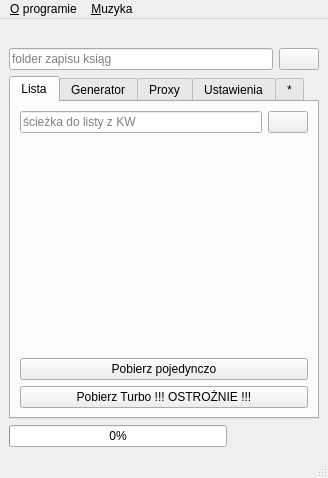
<?xml version="1.0" encoding="UTF-8"?>
<ui version="4.0">
 <class>MainWindow</class>
 <widget class="QMainWindow" name="MainWindow">
  <property name="enabled">
   <bool>true</bool>
  </property>
  <property name="geometry">
   <rect>
    <x>0</x>
    <y>0</y>
    <width>328</width>
    <height>478</height>
   </rect>
  </property>
  <property name="minimumSize">
   <size>
    <width>328</width>
    <height>478</height>
   </size>
  </property>
  <property name="maximumSize">
   <size>
    <width>16777215</width>
    <height>16777215</height>
   </size>
  </property>
  <property name="windowTitle">
   <string>eKW pobieraczek 1.1</string>
  </property>
  <property name="windowIcon">
   <iconset>
    <normaloff>ico/eKW.jpg</normaloff>ico/eKW.jpg</iconset>
  </property>
  <property name="styleSheet">
   <string notr="true"/>
  </property>
  <widget class="QWidget" name="centralwidget">
   <layout class="QVBoxLayout" name="verticalLayout_8">
    <item>
     <widget class="QLabel" name="lblBanner">
      <property name="text">
       <string>&lt;html&gt;&lt;head/&gt;&lt;body&gt;&lt;p align=&quot;center&quot;&gt;&lt;img src=&quot;:/baner/res/baner_310x60.jpg&quot;/&gt;&lt;/p&gt;&lt;/body&gt;&lt;/html&gt;</string>
      </property>
     </widget>
    </item>
    <item>
     <layout class="QHBoxLayout" name="horizontalLayout_2">
      <item>
       <widget class="QLineEdit" name="lineSave">
        <property name="toolTip">
         <string>&lt;html&gt;&lt;head/&gt;&lt;body&gt;&lt;p&gt;folder zapisu ksiąg&lt;/p&gt;&lt;/body&gt;&lt;/html&gt;</string>
        </property>
        <property name="placeholderText">
         <string>folder zapisu ksiąg</string>
        </property>
       </widget>
      </item>
      <item>
       <widget class="QPushButton" name="btnSave">
        <property name="toolTip">
         <string>&lt;html&gt;&lt;head/&gt;&lt;body&gt;&lt;p&gt;Wybór folderu do zapisu pobieranych ksiąg wieczystych&lt;/p&gt;&lt;/body&gt;&lt;/html&gt;</string>
        </property>
        <property name="text">
         <string/>
        </property>
       </widget>
      </item>
     </layout>
    </item>
    <item>
     <widget class="QTabWidget" name="tabWidget">
      <property name="styleSheet">
       <string notr="true"/>
      </property>
      <property name="tabPosition">
       <enum>QTabWidget::North</enum>
      </property>
      <property name="tabShape">
       <enum>QTabWidget::Rounded</enum>
      </property>
      <property name="currentIndex">
       <number>0</number>
      </property>
      <widget class="QWidget" name="tab_Lister">
       <attribute name="title">
        <string>Lista</string>
       </attribute>
       <layout class="QVBoxLayout" name="verticalLayout_10">
        <item>
         <layout class="QHBoxLayout" name="horizontalLayout">
          <item>
           <widget class="QLineEdit" name="lineList">
            <property name="toolTip">
             <string>&lt;html&gt;&lt;head/&gt;&lt;body&gt;&lt;p&gt;ścieżka do listy z KW&lt;/p&gt;&lt;/body&gt;&lt;/html&gt;</string>
            </property>
            <property name="placeholderText">
             <string>ścieżka do listy z KW</string>
            </property>
           </widget>
          </item>
          <item>
           <widget class="QPushButton" name="btnList">
            <property name="toolTip">
             <string>&lt;html&gt;&lt;head/&gt;&lt;body&gt;&lt;p&gt;Ścieżka do pliku tekstowego z listą oznaczeń ksiąg wieczystych.&lt;/p&gt;&lt;/body&gt;&lt;/html&gt;</string>
            </property>
            <property name="text">
             <string/>
            </property>
           </widget>
          </item>
         </layout>
        </item>
        <item>
         <spacer name="verticalSpacer">
          <property name="orientation">
           <enum>Qt::Vertical</enum>
          </property>
          <property name="sizeHint" stdset="0">
           <size>
            <width>20</width>
            <height>40</height>
           </size>
          </property>
         </spacer>
        </item>
        <item>
         <widget class="QPushButton" name="btnRun">
          <property name="sizePolicy">
           <sizepolicy hsizetype="Preferred" vsizetype="Preferred">
            <horstretch>0</horstretch>
            <verstretch>0</verstretch>
           </sizepolicy>
          </property>
          <property name="toolTip">
           <string>&lt;html&gt;&lt;head/&gt;&lt;body&gt;&lt;p&gt;Rozpocznij pobieranie ksiąg z listy z pliku txt.&lt;/p&gt;&lt;/body&gt;&lt;/html&gt;</string>
          </property>
          <property name="text">
           <string>Pobierz pojedynczo</string>
          </property>
          <property name="iconSize">
           <size>
            <width>24</width>
            <height>24</height>
           </size>
          </property>
          <property name="flat">
           <bool>false</bool>
          </property>
         </widget>
        </item>
        <item>
         <widget class="QPushButton" name="btnTurbo">
          <property name="sizePolicy">
           <sizepolicy hsizetype="Preferred" vsizetype="Preferred">
            <horstretch>0</horstretch>
            <verstretch>0</verstretch>
           </sizepolicy>
          </property>
          <property name="text">
           <string>Pobierz Turbo !!! OSTROŻNIE !!!</string>
          </property>
          <property name="iconSize">
           <size>
            <width>24</width>
            <height>24</height>
           </size>
          </property>
          <property name="flat">
           <bool>false</bool>
          </property>
         </widget>
        </item>
       </layout>
      </widget>
      <widget class="QWidget" name="tab_Generator">
       <attribute name="title">
        <string>Generator</string>
       </attribute>
       <layout class="QVBoxLayout" name="verticalLayout_11">
        <item>
         <layout class="QVBoxLayout" name="verticalLayout_4">
          <item>
           <widget class="QLineEdit" name="lineSign">
            <property name="toolTip">
             <string>&lt;html&gt;&lt;head/&gt;&lt;body&gt;&lt;p&gt;Kod sądu np. BB1B&lt;/p&gt;&lt;/body&gt;&lt;/html&gt;</string>
            </property>
            <property name="maxLength">
             <number>4</number>
            </property>
            <property name="placeholderText">
             <string>Kod sądu np. BB1B</string>
            </property>
           </widget>
          </item>
          <item>
           <widget class="QLineEdit" name="lineFloor">
            <property name="toolTip">
             <string>&lt;html&gt;&lt;head/&gt;&lt;body&gt;&lt;p&gt;numer początkowy np. 1&lt;/p&gt;&lt;/body&gt;&lt;/html&gt;</string>
            </property>
            <property name="text">
             <string/>
            </property>
            <property name="maxLength">
             <number>8</number>
            </property>
            <property name="placeholderText">
             <string>numer początkowy np. 1</string>
            </property>
           </widget>
          </item>
          <item>
           <widget class="QLineEdit" name="lineRoof">
            <property name="toolTip">
             <string>&lt;html&gt;&lt;head/&gt;&lt;body&gt;&lt;p&gt;numer końcowy np. 99999999&lt;/p&gt;&lt;/body&gt;&lt;/html&gt;</string>
            </property>
            <property name="text">
             <string/>
            </property>
            <property name="maxLength">
             <number>8</number>
            </property>
            <property name="frame">
             <bool>true</bool>
            </property>
            <property name="placeholderText">
             <string>numer końcowy np. 99999999</string>
            </property>
           </widget>
          </item>
         </layout>
        </item>
        <item>
         <widget class="Line" name="line_2">
          <property name="orientation">
           <enum>Qt::Horizontal</enum>
          </property>
         </widget>
        </item>
        <item>
         <widget class="QCheckBox" name="chParams">
          <property name="text">
           <string>Parametry</string>
          </property>
         </widget>
        </item>
        <item>
         <layout class="QHBoxLayout" name="horizontalLayout_5">
          <property name="topMargin">
           <number>0</number>
          </property>
          <item>
           <widget class="QLineEdit" name="lineLast">
            <property name="enabled">
             <bool>false</bool>
            </property>
            <property name="maxLength">
             <number>1</number>
            </property>
            <property name="placeholderText">
             <string>Ostatnia cyfra numeru</string>
            </property>
           </widget>
          </item>
          <item>
           <widget class="QLineEdit" name="lineControl">
            <property name="enabled">
             <bool>false</bool>
            </property>
            <property name="maxLength">
             <number>1</number>
            </property>
            <property name="placeholderText">
             <string>Cyfra kontrolna</string>
            </property>
           </widget>
          </item>
         </layout>
        </item>
        <item>
         <spacer name="verticalSpacer_2">
          <property name="orientation">
           <enum>Qt::Vertical</enum>
          </property>
          <property name="sizeHint" stdset="0">
           <size>
            <width>20</width>
            <height>40</height>
           </size>
          </property>
         </spacer>
        </item>
        <item>
         <widget class="QPushButton" name="btnGen">
          <property name="sizePolicy">
           <sizepolicy hsizetype="Expanding" vsizetype="Fixed">
            <horstretch>0</horstretch>
            <verstretch>0</verstretch>
           </sizepolicy>
          </property>
          <property name="font">
           <font>
            <bold>false</bold>
           </font>
          </property>
          <property name="toolTip">
           <string>&lt;html&gt;&lt;head/&gt;&lt;body&gt;&lt;p&gt;Generuj listę z potencjalnymi numerami ksiąg wieczystych z danego zakresu i zapisz do pliku txt.&lt;/p&gt;&lt;/body&gt;&lt;/html&gt;</string>
          </property>
          <property name="text">
           <string>Generuj listę</string>
          </property>
         </widget>
        </item>
        <item>
         <layout class="QHBoxLayout" name="horizontalLayout_9">
          <property name="topMargin">
           <number>0</number>
          </property>
          <item>
           <widget class="QPushButton" name="btnGenSave">
            <property name="sizePolicy">
             <sizepolicy hsizetype="Expanding" vsizetype="Preferred">
              <horstretch>0</horstretch>
              <verstretch>0</verstretch>
             </sizepolicy>
            </property>
            <property name="font">
             <font>
              <bold>false</bold>
             </font>
            </property>
            <property name="toolTip">
             <string>&lt;html&gt;&lt;head/&gt;&lt;body&gt;&lt;p&gt;Rozpocznij pobieranie ksiąg z wskazanego zakresu.&lt;/p&gt;&lt;/body&gt;&lt;/html&gt;</string>
            </property>
            <property name="text">
             <string>Pobierz z zakresu</string>
            </property>
           </widget>
          </item>
          <item>
           <widget class="QPushButton" name="btnGenSaveTurbo">
            <property name="sizePolicy">
             <sizepolicy hsizetype="Expanding" vsizetype="Preferred">
              <horstretch>0</horstretch>
              <verstretch>0</verstretch>
             </sizepolicy>
            </property>
            <property name="font">
             <font>
              <bold>false</bold>
             </font>
            </property>
            <property name="text">
             <string>Turbo
Pobierz z zakresu</string>
            </property>
           </widget>
          </item>
         </layout>
        </item>
       </layout>
      </widget>
      <widget class="QWidget" name="tab_Proxy">
       <attribute name="title">
        <string>Proxy</string>
       </attribute>
       <layout class="QVBoxLayout" name="verticalLayout">
        <item>
         <widget class="QCheckBox" name="chProxy">
          <property name="text">
           <string>proxy</string>
          </property>
         </widget>
        </item>
        <item>
         <widget class="QLabel" name="label_5">
          <property name="text">
           <string>&lt;html&gt;&lt;head/&gt;&lt;body&gt;&lt;p&gt;PROXY IP:&lt;/p&gt;&lt;/body&gt;&lt;/html&gt;</string>
          </property>
         </widget>
        </item>
        <item>
         <widget class="QLineEdit" name="lineProxy">
          <property name="enabled">
           <bool>false</bool>
          </property>
          <property name="placeholderText">
           <string>149.215.113.110:70</string>
          </property>
         </widget>
        </item>
        <item>
         <spacer name="verticalSpacer_3">
          <property name="orientation">
           <enum>Qt::Vertical</enum>
          </property>
          <property name="sizeHint" stdset="0">
           <size>
            <width>20</width>
            <height>40</height>
           </size>
          </property>
         </spacer>
        </item>
       </layout>
      </widget>
      <widget class="QWidget" name="tab_Settings">
       <attribute name="title">
        <string>Ustawienia</string>
       </attribute>
       <layout class="QVBoxLayout" name="verticalLayout_6">
        <item>
         <widget class="QScrollArea" name="scrollArea">
          <property name="minimumSize">
           <size>
            <width>0</width>
            <height>215</height>
           </size>
          </property>
          <property name="widgetResizable">
           <bool>true</bool>
          </property>
          <widget class="QWidget" name="scrollAreaWidgetContents">
           <property name="geometry">
            <rect>
             <x>0</x>
             <y>-333</y>
             <width>267</width>
             <height>620</height>
            </rect>
           </property>
           <property name="minimumSize">
            <size>
             <width>0</width>
             <height>620</height>
            </size>
           </property>
           <layout class="QVBoxLayout" name="verticalLayout_12">
            <item>
             <widget class="QLabel" name="label">
              <property name="font">
               <font>
                <bold>true</bold>
               </font>
              </property>
              <property name="text">
               <string>Liczba operacji w tym samym czasie</string>
              </property>
             </widget>
            </item>
            <item>
             <layout class="QHBoxLayout" name="horizontalLayout_3">
              <item>
               <widget class="QSlider" name="horizontalSlider">
                <property name="minimum">
                 <number>2</number>
                </property>
                <property name="maximum">
                 <number>25</number>
                </property>
                <property name="singleStep">
                 <number>1</number>
                </property>
                <property name="pageStep">
                 <number>5</number>
                </property>
                <property name="sliderPosition">
                 <number>5</number>
                </property>
                <property name="orientation">
                 <enum>Qt::Horizontal</enum>
                </property>
                <property name="invertedAppearance">
                 <bool>false</bool>
                </property>
                <property name="invertedControls">
                 <bool>false</bool>
                </property>
                <property name="tickPosition">
                 <enum>QSlider::TicksAbove</enum>
                </property>
                <property name="tickInterval">
                 <number>5</number>
                </property>
               </widget>
              </item>
              <item>
               <widget class="QSpinBox" name="spN">
                <property name="minimum">
                 <number>2</number>
                </property>
                <property name="maximum">
                 <number>25</number>
                </property>
                <property name="value">
                 <number>5</number>
                </property>
               </widget>
              </item>
             </layout>
            </item>
            <item>
             <widget class="QLabel" name="label_3">
              <property name="font">
               <font>
                <bold>true</bold>
               </font>
              </property>
              <property name="text">
               <string>Formaty pobieranych plików</string>
              </property>
             </widget>
            </item>
            <item>
             <layout class="QVBoxLayout" name="verticalLayout_9">
              <item>
               <widget class="QCheckBox" name="chPDF">
                <property name="minimumSize">
                 <size>
                  <width>0</width>
                  <height>22</height>
                 </size>
                </property>
                <property name="text">
                 <string>PDF (nie dla firefox)</string>
                </property>
               </widget>
              </item>
              <item>
               <widget class="QCheckBox" name="chHTML">
                <property name="minimumSize">
                 <size>
                  <width>0</width>
                  <height>22</height>
                 </size>
                </property>
                <property name="text">
                 <string>HTML</string>
                </property>
               </widget>
              </item>
              <item>
               <widget class="QCheckBox" name="chTXT">
                <property name="minimumSize">
                 <size>
                  <width>0</width>
                  <height>22</height>
                 </size>
                </property>
                <property name="text">
                 <string>TXT</string>
                </property>
               </widget>
              </item>
              <item>
               <widget class="QCheckBox" name="chJSON">
                <property name="minimumSize">
                 <size>
                  <width>0</width>
                  <height>22</height>
                 </size>
                </property>
                <property name="text">
                 <string>JSON (wyszukiwanie)</string>
                </property>
               </widget>
              </item>
              <item>
               <widget class="QCheckBox" name="chCSV">
                <property name="minimumSize">
                 <size>
                  <width>0</width>
                  <height>22</height>
                 </size>
                </property>
                <property name="text">
                 <string>CSV (jeden plik dla całego pobierania)</string>
                </property>
               </widget>
              </item>
              <item>
               <widget class="QCheckBox" name="chJSON1o">
                <property name="minimumSize">
                 <size>
                  <width>0</width>
                  <height>22</height>
                 </size>
                </property>
                <property name="text">
                 <string>JSON (DZIAŁ I-O)</string>
                </property>
               </widget>
              </item>
              <item>
               <widget class="QCheckBox" name="chXlsx">
                <property name="enabled">
                 <bool>false</bool>
                </property>
                <property name="minimumSize">
                 <size>
                  <width>0</width>
                  <height>22</height>
                 </size>
                </property>
                <property name="text">
                 <string>XLSX (DZIAŁ I-O)</string>
                </property>
               </widget>
              </item>
             </layout>
            </item>
            <item>
             <widget class="QLabel" name="label_4">
              <property name="font">
               <font>
                <bold>true</bold>
               </font>
              </property>
              <property name="text">
               <string>Ogólne działanie programu</string>
              </property>
             </widget>
            </item>
            <item>
             <layout class="QVBoxLayout" name="verticalLayout_3">
              <item>
               <widget class="QCheckBox" name="chMerge">
                <property name="minimumSize">
                 <size>
                  <width>0</width>
                  <height>38</height>
                 </size>
                </property>
                <property name="text">
                 <string>Złącz działy w jeden pdf</string>
                </property>
                <property name="checkable">
                 <bool>true</bool>
                </property>
                <property name="checked">
                 <bool>true</bool>
                </property>
               </widget>
              </item>
              <item>
               <widget class="QCheckBox" name="chError">
                <property name="minimumSize">
                 <size>
                  <width>0</width>
                  <height>38</height>
                 </size>
                </property>
                <property name="text">
                 <string>Gdy brak aktualnej pobieraj zupełną</string>
                </property>
                <property name="checked">
                 <bool>true</bool>
                </property>
               </widget>
              </item>
              <item>
               <widget class="QCheckBox" name="chImg">
                <property name="minimumSize">
                 <size>
                  <width>0</width>
                  <height>38</height>
                 </size>
                </property>
                <property name="toolTip">
                 <string>&lt;html&gt;&lt;head/&gt;&lt;body&gt;&lt;p&gt;Włącz lub wyłącz ładowanie grafik na stronie (może zmniejszyć zużycie ramu)&lt;/p&gt;&lt;/body&gt;&lt;/html&gt;</string>
                </property>
                <property name="text">
                 <string>ładowanie grafik strony</string>
                </property>
                <property name="checked">
                 <bool>true</bool>
                </property>
               </widget>
              </item>
              <item>
               <widget class="QCheckBox" name="chSkip">
                <property name="minimumSize">
                 <size>
                  <width>0</width>
                  <height>38</height>
                 </size>
                </property>
                <property name="text">
                 <string>Pomijaj już pobrane</string>
                </property>
               </widget>
              </item>
              <item>
               <widget class="QCheckBox" name="chBg">
                <property name="minimumSize">
                 <size>
                  <width>0</width>
                  <height>22</height>
                 </size>
                </property>
                <property name="text">
                 <string>Zachować tło strony</string>
                </property>
               </widget>
              </item>
             </layout>
            </item>
            <item>
             <widget class="QLabel" name="label_2">
              <property name="font">
               <font>
                <bold>true</bold>
               </font>
              </property>
              <property name="text">
               <string>Działy KW do pobrania</string>
              </property>
             </widget>
            </item>
            <item>
             <layout class="QVBoxLayout" name="verticalLayout_2">
              <property name="sizeConstraint">
               <enum>QLayout::SetDefaultConstraint</enum>
              </property>
              <item>
               <widget class="QCheckBox" name="ch1o">
                <property name="minimumSize">
                 <size>
                  <width>0</width>
                  <height>22</height>
                 </size>
                </property>
                <property name="text">
                 <string>Dział I-O</string>
                </property>
                <property name="checked">
                 <bool>true</bool>
                </property>
               </widget>
              </item>
              <item>
               <widget class="QCheckBox" name="ch1s">
                <property name="minimumSize">
                 <size>
                  <width>0</width>
                  <height>22</height>
                 </size>
                </property>
                <property name="text">
                 <string>Dział I-SP</string>
                </property>
                <property name="checked">
                 <bool>false</bool>
                </property>
               </widget>
              </item>
              <item>
               <widget class="QCheckBox" name="ch2">
                <property name="minimumSize">
                 <size>
                  <width>0</width>
                  <height>22</height>
                 </size>
                </property>
                <property name="text">
                 <string>Dział II</string>
                </property>
                <property name="checked">
                 <bool>true</bool>
                </property>
               </widget>
              </item>
              <item>
               <widget class="QCheckBox" name="ch3">
                <property name="minimumSize">
                 <size>
                  <width>0</width>
                  <height>22</height>
                 </size>
                </property>
                <property name="text">
                 <string>Dział III</string>
                </property>
                <property name="checked">
                 <bool>true</bool>
                </property>
               </widget>
              </item>
              <item>
               <widget class="QCheckBox" name="ch4">
                <property name="minimumSize">
                 <size>
                  <width>0</width>
                  <height>22</height>
                 </size>
                </property>
                <property name="text">
                 <string>Dział IV</string>
                </property>
               </widget>
              </item>
             </layout>
            </item>
            <item>
             <layout class="QHBoxLayout" name="horizontalLayout_7">
              <property name="topMargin">
               <number>0</number>
              </property>
              <item>
               <widget class="QLabel" name="lblBrowser">
                <property name="font">
                 <font>
                  <bold>true</bold>
                 </font>
                </property>
                <property name="text">
                 <string>Domyślna przeglądarka</string>
                </property>
               </widget>
              </item>
              <item>
               <widget class="QComboBox" name="cbBrowser">
                <property name="editable">
                 <bool>false</bool>
                </property>
                <item>
                 <property name="text">
                  <string>chrome</string>
                 </property>
                </item>
                <item>
                 <property name="text">
                  <string>edge</string>
                 </property>
                </item>
                <item>
                 <property name="text">
                  <string notr="true">firefox (test)</string>
                 </property>
                </item>
               </widget>
              </item>
             </layout>
            </item>
            <item>
             <widget class="QLabel" name="lblDzList">
              <property name="font">
               <font>
                <bold>true</bold>
               </font>
              </property>
              <property name="text">
               <string>Pobieranie KW jeżeli...</string>
              </property>
             </widget>
            </item>
            <item>
             <widget class="QCheckBox" name="chDzList">
              <property name="text">
               <string>Pobieraj KW jeżeli nr dz na liście</string>
              </property>
             </widget>
            </item>
            <item>
             <layout class="QHBoxLayout" name="horizontalLayout_8">
              <property name="topMargin">
               <number>0</number>
              </property>
              <item>
               <widget class="QLineEdit" name="lineDzList">
                <property name="enabled">
                 <bool>false</bool>
                </property>
                <property name="readOnly">
                 <bool>true</bool>
                </property>
               </widget>
              </item>
              <item>
               <widget class="QPushButton" name="btnOpenDzList">
                <property name="enabled">
                 <bool>false</bool>
                </property>
                <property name="text">
                 <string>lista nr dz</string>
                </property>
               </widget>
              </item>
             </layout>
            </item>
            <item>
             <widget class="Line" name="line">
              <property name="orientation">
               <enum>Qt::Horizontal</enum>
              </property>
             </widget>
            </item>
            <item>
             <layout class="QHBoxLayout" name="horizontalLayout_4">
              <item>
               <widget class="QPushButton" name="btnLog">
                <property name="toolTip">
                 <string>&lt;html&gt;&lt;head/&gt;&lt;body&gt;&lt;p&gt;Otwórz plik z zapisanymi logami z ostatniej operacji.&lt;/p&gt;&lt;/body&gt;&lt;/html&gt;</string>
                </property>
                <property name="text">
                 <string>Logi</string>
                </property>
               </widget>
              </item>
              <item>
               <widget class="QPushButton" name="btnErr">
                <property name="toolTip">
                 <string>&lt;html&gt;&lt;head/&gt;&lt;body&gt;&lt;p&gt;Otwórz plik z odnotowanymi błędami działania programu lub wsadu do programu.&lt;/p&gt;&lt;/body&gt;&lt;/html&gt;</string>
                </property>
                <property name="text">
                 <string>Błędy</string>
                </property>
               </widget>
              </item>
             </layout>
            </item>
           </layout>
          </widget>
         </widget>
        </item>
       </layout>
      </widget>
      <widget class="QWidget" name="tab_Info">
       <attribute name="title">
        <string>*</string>
       </attribute>
       <layout class="QVBoxLayout" name="verticalLayout_5">
        <item>
         <widget class="QPushButton" name="btn_Github">
          <property name="sizePolicy">
           <sizepolicy hsizetype="Expanding" vsizetype="Preferred">
            <horstretch>0</horstretch>
            <verstretch>0</verstretch>
           </sizepolicy>
          </property>
          <property name="text">
           <string>GITHUB</string>
          </property>
         </widget>
        </item>
        <item>
         <widget class="QPushButton" name="btn_Instrukcja">
          <property name="sizePolicy">
           <sizepolicy hsizetype="Expanding" vsizetype="Preferred">
            <horstretch>0</horstretch>
            <verstretch>0</verstretch>
           </sizepolicy>
          </property>
          <property name="text">
           <string>Otwórz plik pomocy (PDF)</string>
          </property>
         </widget>
        </item>
        <item>
         <spacer name="verticalSpacer_4">
          <property name="orientation">
           <enum>Qt::Vertical</enum>
          </property>
          <property name="sizeHint" stdset="0">
           <size>
            <width>20</width>
            <height>40</height>
           </size>
          </property>
         </spacer>
        </item>
        <item>
         <widget class="QPushButton" name="btn_Coffe">
          <property name="sizePolicy">
           <sizepolicy hsizetype="Expanding" vsizetype="Preferred">
            <horstretch>0</horstretch>
            <verstretch>0</verstretch>
           </sizepolicy>
          </property>
          <property name="text">
           <string>Postaw mi kawę</string>
          </property>
         </widget>
        </item>
       </layout>
      </widget>
     </widget>
    </item>
    <item>
     <layout class="QHBoxLayout" name="horizontalLayout_6">
      <item>
       <widget class="QProgressBar" name="progressBar">
        <property name="value">
         <number>0</number>
        </property>
       </widget>
      </item>
      <item>
       <widget class="QPushButton" name="btnPause">
        <property name="text">
         <string/>
        </property>
        <property name="icon">
         <iconset resource="res.qrc">
          <normaloff>:/icons/res/pause.jpg</normaloff>:/icons/res/pause.jpg</iconset>
        </property>
        <property name="iconSize">
         <size>
          <width>24</width>
          <height>24</height>
         </size>
        </property>
        <property name="flat">
         <bool>true</bool>
        </property>
       </widget>
      </item>
      <item>
       <widget class="QPushButton" name="btnStop">
        <property name="text">
         <string/>
        </property>
        <property name="icon">
         <iconset resource="res.qrc">
          <normaloff>:/icons/res/stop.jpg</normaloff>:/icons/res/stop.jpg</iconset>
        </property>
        <property name="iconSize">
         <size>
          <width>24</width>
          <height>24</height>
         </size>
        </property>
        <property name="flat">
         <bool>true</bool>
        </property>
       </widget>
      </item>
     </layout>
    </item>
   </layout>
  </widget>
  <widget class="QMenuBar" name="menubar">
   <property name="geometry">
    <rect>
     <x>0</x>
     <y>0</y>
     <width>328</width>
     <height>22</height>
    </rect>
   </property>
   <widget class="QMenu" name="menu_O_programie">
    <property name="title">
     <string>&amp;O programie</string>
    </property>
    <addaction name="action_Wsparcie"/>
    <addaction name="action_github"/>
    <addaction name="action_Instrukcja"/>
   </widget>
   <widget class="QMenu" name="menu_Muzyka">
    <property name="title">
     <string>&amp;Muzyka</string>
    </property>
    <addaction name="action_muzyka"/>
   </widget>
   <addaction name="menu_O_programie"/>
   <addaction name="menu_Muzyka"/>
  </widget>
  <widget class="QStatusBar" name="statusbar"/>
  <action name="action_Wsparcie">
   <property name="text">
    <string>&amp;Postaw mi kawę</string>
   </property>
  </action>
  <action name="action_github">
   <property name="text">
    <string>&amp;Github</string>
   </property>
  </action>
  <action name="action_Instrukcja">
   <property name="text">
    <string>&amp;Instrukcja</string>
   </property>
  </action>
  <action name="action_muzyka">
   <property name="text">
    <string>&amp;włącz/wyłącz</string>
   </property>
  </action>
 </widget>
 <resources>
  <include location="res.qrc"/>
 </resources>
 <connections>
  <connection>
   <sender>horizontalSlider</sender>
   <signal>valueChanged(int)</signal>
   <receiver>spN</receiver>
   <slot>setValue(int)</slot>
   <hints>
    <hint type="sourcelabel">
     <x>145</x>
     <y>196</y>
    </hint>
    <hint type="destinationlabel">
     <x>255</x>
     <y>198</y>
    </hint>
   </hints>
  </connection>
  <connection>
   <sender>spN</sender>
   <signal>valueChanged(int)</signal>
   <receiver>horizontalSlider</receiver>
   <slot>setValue(int)</slot>
   <hints>
    <hint type="sourcelabel">
     <x>255</x>
     <y>198</y>
    </hint>
    <hint type="destinationlabel">
     <x>169</x>
     <y>196</y>
    </hint>
   </hints>
  </connection>
  <connection>
   <sender>chProxy</sender>
   <signal>toggled(bool)</signal>
   <receiver>lineProxy</receiver>
   <slot>setEnabled(bool)</slot>
   <hints>
    <hint type="sourcelabel">
     <x>101</x>
     <y>163</y>
    </hint>
    <hint type="destinationlabel">
     <x>101</x>
     <y>211</y>
    </hint>
   </hints>
  </connection>
  <connection>
   <sender>chJSON1o</sender>
   <signal>toggled(bool)</signal>
   <receiver>chXlsx</receiver>
   <slot>setEnabled(bool)</slot>
   <hints>
    <hint type="sourcelabel">
     <x>105</x>
     <y>332</y>
    </hint>
    <hint type="destinationlabel">
     <x>130</x>
     <y>348</y>
    </hint>
   </hints>
  </connection>
  <connection>
   <sender>chDzList</sender>
   <signal>clicked(bool)</signal>
   <receiver>lineDzList</receiver>
   <slot>setEnabled(bool)</slot>
   <hints>
    <hint type="sourcelabel">
     <x>190</x>
     <y>682</y>
    </hint>
    <hint type="destinationlabel">
     <x>174</x>
     <y>710</y>
    </hint>
   </hints>
  </connection>
  <connection>
   <sender>chDzList</sender>
   <signal>clicked(bool)</signal>
   <receiver>btnOpenDzList</receiver>
   <slot>setEnabled(bool)</slot>
   <hints>
    <hint type="sourcelabel">
     <x>225</x>
     <y>682</y>
    </hint>
    <hint type="destinationlabel">
     <x>255</x>
     <y>709</y>
    </hint>
   </hints>
  </connection>
  <connection>
   <sender>chParams</sender>
   <signal>clicked(bool)</signal>
   <receiver>lineLast</receiver>
   <slot>setEnabled(bool)</slot>
   <hints>
    <hint type="sourcelabel">
     <x>70</x>
     <y>257</y>
    </hint>
    <hint type="destinationlabel">
     <x>129</x>
     <y>288</y>
    </hint>
   </hints>
  </connection>
  <connection>
   <sender>chParams</sender>
   <signal>clicked(bool)</signal>
   <receiver>lineControl</receiver>
   <slot>setEnabled(bool)</slot>
   <hints>
    <hint type="sourcelabel">
     <x>182</x>
     <y>255</y>
    </hint>
    <hint type="destinationlabel">
     <x>241</x>
     <y>286</y>
    </hint>
   </hints>
  </connection>
 </connections>
</ui>
